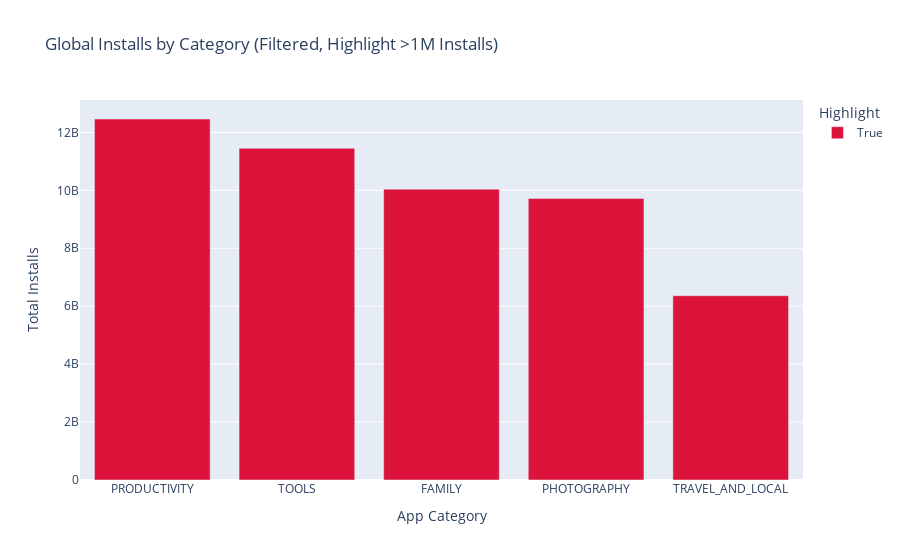

The code cell stored with this chart in its notebook:
### Code cell
# Since we don't have country info, use a bar chart as a proxy for choropleth
fig = px.bar(
    top_5_installs_by_cat3,
    x='Category',
    y='Installs',
    color='Highlight',
    color_discrete_map={True: 'crimson', False: 'steelblue'},
    title='Global Installs by Category (Filtered, Highlight >1M Installs)',
    labels={'Installs': 'Total Installs', 'Category': 'App Category'}
)
pio.show(fig)

### Figure 1 — Plotly figure (JSON) as saved in the notebook; plotly's stock layout.template omitted (floating-point values rounded to 4 significant figures)
{"data": [{"hovertemplate": "Highlight=True<br>App Category=%{x}<br>Total Installs=%{y}<extra></extra>", "legendgroup": "True", "marker": {"color": "crimson", "pattern": {"shape": ""}}, "name": "True", "orientation": "v", "showlegend": true, "textposition": "auto", "type": "bar", "x": ["PRODUCTIVITY", "TOOLS", "FAMILY", "PHOTOGRAPHY", "TRAVEL_AND_LOCAL"], "xaxis": "x", "y": [12463070180, 11450724500, 10041130590, 9721243130, 6361859300], "yaxis": "y"}], "layout": {"barmode": "relative", "legend": {"title": {"text": "Highlight"}, "tracegroupgap": 0}, "title": {"text": "Global Installs by Category (Filtered, Highlight >1M Installs)"}, "xaxis": {"anchor": "y", "domain": [0, 1], "title": {"text": "App Category"}}, "yaxis": {"anchor": "x", "domain": [0, 1], "title": {"text": "Total Installs"}}}}
